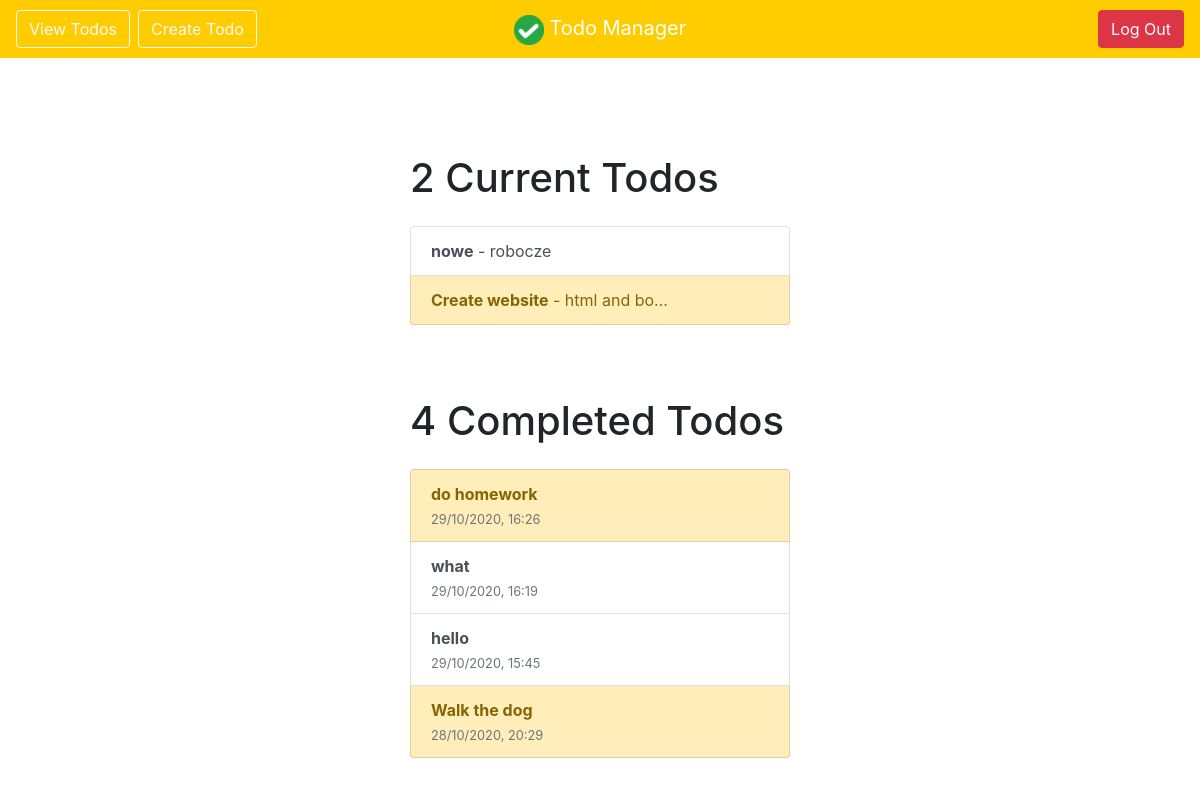
/todos (signed in), run on an earlier commit of the app's database.
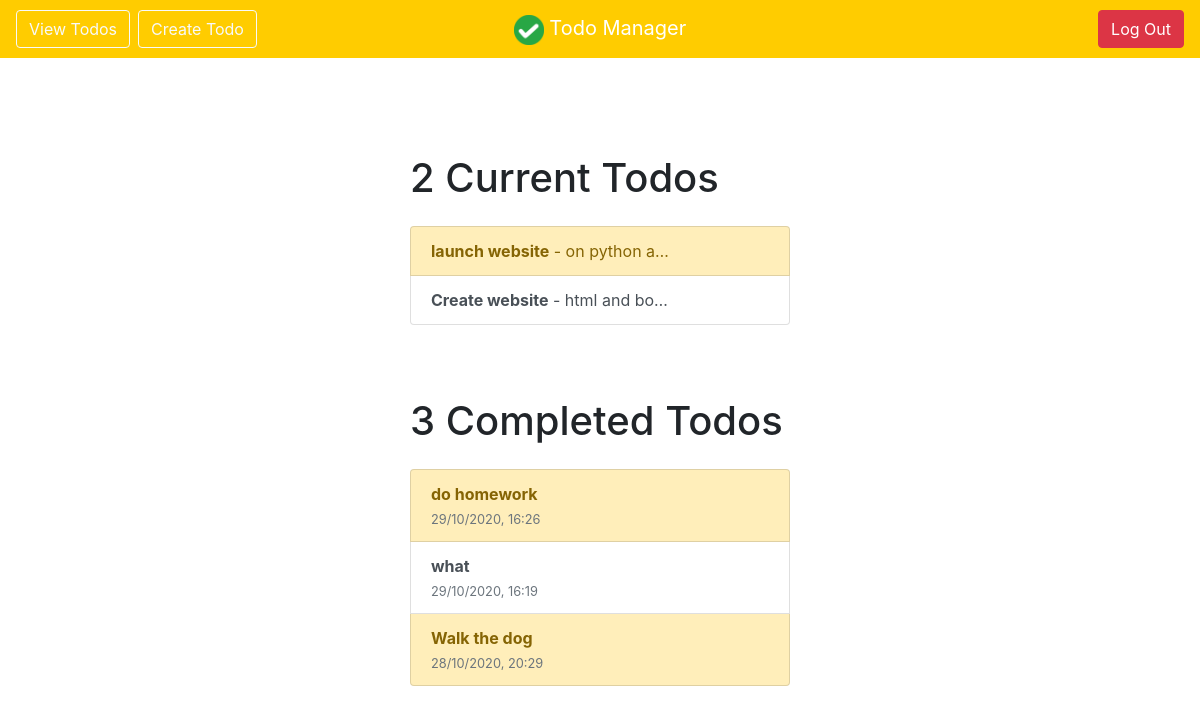
And on a later commit of the database.
### todo/models.py (models this page shows, shortened)
class Todo(Model):
    title = CharField(max_length=100)
    memo = TextField(blank=True)
    importance = BooleanField(default=False)
    createDate = DateTimeField(auto_now_add=True)
    completeDate = DateTimeField(blank=True, null=True)
    user = ForeignKey(User, on_delete=CASCADE)

### todo/views.py (the view)
# urls.py: path('todos', views.todos, name='todos'),
@login_required
def todos(request):
    current = Todo.objects.filter(
        user=request.user, completeDate__isnull=True).order_by("-createDate")
    done = Todo.objects.filter(
        user=request.user, completeDate__isnull=False).order_by("-completeDate")
    return render(request, 'todo/todos.html', {'current': current, 'done': done})

### todo/templates/todo/todos.html
{% extends 'todo/base.html' %}
{% block content %}
<div class="row justify-content-center">
    <div class="col-lg-4 col-md-5 col-sm-5 col-xs-5">
        <h1 class="mt-5">{{current.count}} Current Todo{{current.count|pluralize}}</h1>
        <ul class="list-group mt-4">
            {% for todo in current %}
            {% if todo.importance %}
            <a class="list-group-item list-group-item-action list-group-item-warning" href="{% url 'detail' todo.id %}">
                <b>{{todo.title}}</b>
                {% if todo.memo %}
                - {{todo.memo|truncatechars:12}}
                {% endif %}
            </a>
            {% else %}
            <a class="list-group-item list-group-item-action" href="{% url 'detail' todo.id %}">
                <b>{{todo.title}}</b>
                {% if todo.memo %}
                - {{todo.memo|truncatechars:12}}
                {% endif %}
                {% endif %}
            </a>
            {% endfor %}
        </ul>
        <br>
        <h1 class="mt-5">{{done.count}} Completed Todo{{done.count|pluralize}}</h1>
        <ul class="list-group mt-4">
            {% for todo in done %}
            {% if todo.importance %}
            <a class="list-group-item list-group-item-action list-group-item-warning" href="{% url 'detail' todo.id %}">
                <b>{{todo.title}}</b>
                <small class="form-text text-muted">{{todo.completeDate|date:'j/m/Y, H:i'}}</small>
            </a>
            {% else %}
            <a class="list-group-item list-group-item-action" href="{% url 'detail' todo.id %}">
                <b>{{todo.title}}</b><br>
                <small class="form-text text-muted">{{todo.completeDate|date:'j/m/Y, H:i'}}</small>
            </a>
            {% endif %}
            {% endfor %}
        </ul>
    </div>
</div>
{% endblock content %}

### todo/templates/todo/base.html (shortened to what this page needs)
<!doctype html >
<html lang="en">
<head>
    {% load static %}
    <link rel="stylesheet" href="https://cdn.jsdelivr.net/npm/bootstrap@4.5.3/dist/css/bootstrap.min.css"
>
    <link rel="stylesheet" href="{% static 'css/main.css' %}">
</head>
<body>
    <nav class="navbar navbar-expand-md navbar-dark" style="background-color: #ffcc00;">
        <div class="navbar-collapse collapse w-100 order-1 order-md-0 dual-collapse2">
            <ul class="navbar-nav mr-auto">
                <li class="nav-item active">
                    <a class="btn btn-outline-light" style="margin-right: 8px;" href="{% url 'todos' %}">View Todos</a>
                </li>
                <li class="nav-item active">
                    <a class="btn btn-outline-light" href="{% url 'create' %}">Create Todo</a>
                </li>
            </ul>
        </div>
        <div class="mx-auto order-0">
            <a class="navbar-brand mx-auto" href="{% url 'home' %}"><img class="img-responsive2"
                    src="{% static 'logo.png' %}" height="30px" width="30px"> Todo Manager</a>
        </div>
        <div class="navbar-collapse collapse w-100 order-3 dual-collapse2">
            <ul class="navbar-nav ml-auto">
                {% if user.is_authenticated %}
                <li>
                    <form method="POST" action="{% url 'logoutuser' %}">
                        <button class="btn btn-danger" type="submit">Log Out</button>
                    </form>
                </li>
                {% endif %}
            </ul>
        </div>
    </nav>
    <br>
    <br>
    {% block content %}{% endblock content %}
</body>
</html>

What changed in the data, as far as the page shows it:
removed Todo: title "nowe", memo "robocze", shown under "2 Current Todos"
removed Todo: title "hello", completeDate "29/10/2020, 15:45", shown under "4 Completed Todos"
added Todo: title "launch website", memo "on python a…", shown under "2 Current Todos"
changed Todo "Create website": importance True → False (drawn)
Also different on the page:
{{ done.count }}: "4" → "3"
